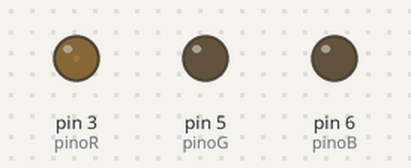
Bench run of a sketch on a simulated Arduino Uno, built with avr-gcc and run on an emulated ATmega328P. On the bench: output pins drawn as LEDs (lit = HIGH).

Above: at 5.05 s.
At 5.45 s:
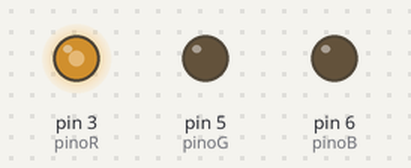
At 5.8 s:
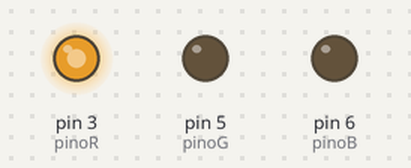
At 6.6 s:
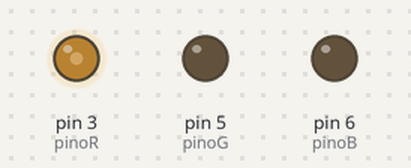
Timing chart, 0 to 9.1 s (numbered marks = the images above):
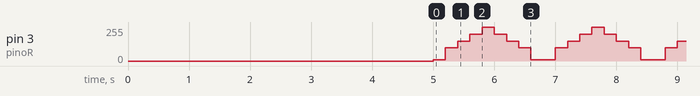

Measured:
- by itself, pin 3 (pinoR): repeats every 1.8 s: 100/255 0.20 s, 150/255 0.20 s, 200/255 0.20 s, 255/255 0.20 s, 200/255 0.20 s, 150/255 0.20 s, 100/255 0.20 s, 10/255 0.40 s

The sketch:

03_Led_RGB_2.ino
```cpp
// Led RGB - versão 2 - altera a intensidade do RED

// Portas PWM
int pinoR = 3;
int pinoG = 5;
int pinoB = 6;


void setup(){
  delay(5000);
  pinMode(pinoR, OUTPUT);
  pinMode(pinoG, OUTPUT);
  pinMode(pinoB, OUTPUT);
}

void loop(){

     analogWrite(pinoR, 10);
     delay(200);

     analogWrite(pinoR, 100);
     delay(200);

     analogWrite(pinoR, 150);
     delay(200);

     analogWrite(pinoR, 200);
     delay(200);

     analogWrite(pinoR, 255);
     delay(200);

     analogWrite(pinoR, 200);
     delay(200);

     analogWrite(pinoR, 150);
     delay(200);

     analogWrite(pinoR, 100);
     delay(200);

     analogWrite(pinoR, 10);
     delay(200);
}
```
